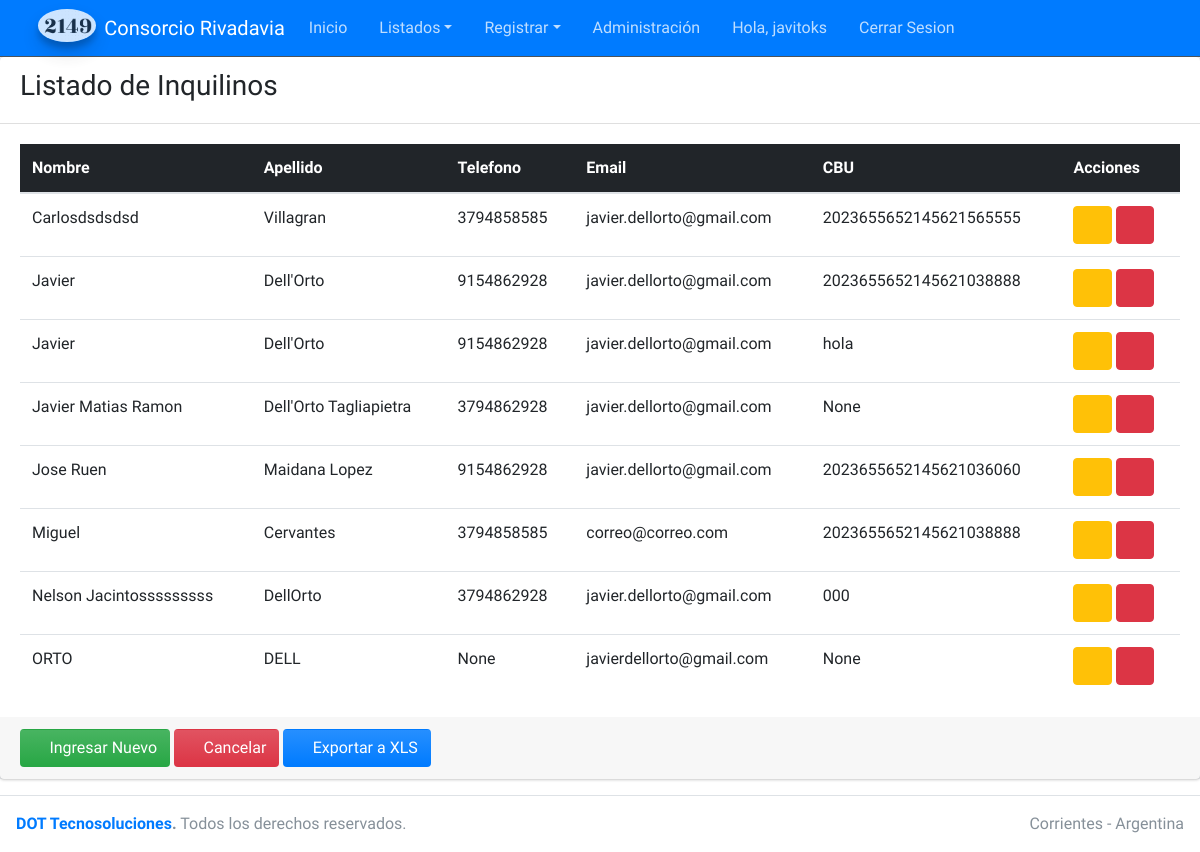
Screenshot of /consorcio/listar_inquilinos/ (signed in) with the database file from the repository.
### casa/models.py (models this page shows, shortened)
class Inquilino(models.Model):
    nombre = models.CharField(max_length=30)
    apellido = models.CharField(max_length=30, blank=True)
    telefono = models.CharField(max_length=10, blank=True, null=True)
    email = models.EmailField(blank=True, null=True)
    CBU = models.CharField(max_length=22, blank=True, null=True)
    creado = models.DateTimeField(auto_now_add=True)
    modificado = models.DateTimeField(auto_now=True)
    vigencia = models.BooleanField(default=True)
    class Meta:
        ordering = ['nombre']
        verbose_name = ("Inquilino")
        verbose_name_plural = ("Inquilinos")

### casa/views.py (the view)
# urls.py: path('listar_inquilinos/', ListarInquilinos.as_view(), name='inquilinos'),
class ListarInquilinos(ListView):
    model = Inquilino
    template_name = "inquilinos.html"

### casa/templates/inquilinos.html
{% extends "list.html" %}
{% block titulo %}
<div><h3>Listado de Inquilinos</h3></div>
{% endblock titulo %}
{% block columns %}
<tr>
  <th scope="col">Nombre</th>
  <th scope="col">Apellido</th>
  <th scope="col">Telefono</th>
  <th scope="col">Email</th>
  <th scope="col">CBU</th>
  <th scope="col">Acciones</th>
</tr>
{% endblock columns %}
{% block rows %}
{% if object_list %}
{% for inquilino in object_list %}
<tr>
  <td>{{inquilino.nombre }}</td>
  <td>{{inquilino.apellido}}</td>
  <td>{{inquilino.telefono}}</td>
  <td>{{inquilino.email}}</td>
  <td>{{inquilino.CBU}}</td>
  <td>
    <a href="{% url 'editarinquilino' inquilino.id %}" class="btn btn-warning">
      <i class="fas fa-edit"></i>
    </a>
    <a href={% url 'eliminarinquilino' inquilino.id %} class="btn btn-danger">
      <i class="fas fa-trash"></i>
    </a>
  </td>
</tr>
{% endfor %}
{% else %}  <h2>No hay registros de Inquilinos</h2>
{% endif %}
{% endblock rows %}
{% block botones %}
<div class="card-footer">
  <a href='{% url 'registrarinquilinos' %}' class="btn bg-gradient-success"><i class="fas fa-plus"></i> Ingresar Nuevo</a>
  <a href='{% url 'home' %}' class="btn bg-gradient-danger"><i class="fas fa-ban"></i> Cancelar</a>
  <a href='{% url 'reportepropietarios' %}' class="btn bg-gradient-primary"><i class="fas fa-file"></i> Exportar a XLS</a>
</div>
{% endblock botones %}

### home/templates/header.html (shortened to what this page needs)
{% load static %}
<nav class="main-header navbar navbar-expand-md navbar-primary navbar-dark">
    <div class="container">
      <a href="{% url 'home' %}" class="navbar-brand">
        <img src="{% static 'img/2149-a.png' %}" alt="logo consorcio" class="brand-image img-circle elevation-3" style="opacity: .8">
        <span class="brand-text font-weight-light">Consorcio Rivadavia</span>
      </a>
      <div class="collapse navbar-collapse order-3" id="navbarCollapse">
        <ul class="navbar-nav">
          <li class="nav-item">
            <a href="{% url 'home' %}" class="nav-link">Inicio</a>
          </li>
          <li class="nav-item dropdown">
            <a id="dropdownSubMenu1" href="#" data-toggle="dropdown" aria-haspopup="true" aria-expanded="false" class="nav-link dropdown-toggle">Listados</a>
          </li>
          <li class="nav-item dropdown">
            <a id="dropdownSubMenu1" href="#" data-toggle="dropdown" aria-haspopup="true" aria-expanded="false" class="nav-link dropdown-toggle">Registrar</a>
              <li class="nav-item">
                <a href="{% url 'admin:index' %}" class="nav-link">Administración</a>
              </li>
              <li class="nav-item">
                {% if user.is_authenticated %}
                  <a href="#" class="nav-link">Hola, {{user.username}}</a>
                {% else %}
                  <a href="{% url 'logueo' %}" class="nav-link">Iniciar Sesion</a>
                {% endif %}
              </li>
              <li class="nav-item">
                <a href="{% url 'cerrarsesion' %}" class="nav-link">Cerrar Sesion</a>
              </li>
            </ul>
      </div>
</nav>

### rows the page displays
Inquilino: nombre "Carlosdsdsdsd", apellido "Villagran", telefono "3794858585", email "javier.dellorto@gmail.com", CBU "2023655652145621565555"
Inquilino: nombre "Javier", apellido "Dell'Orto", telefono "9154862928", email "javier.dellorto@gmail.com", CBU "2023655652145621038888"
Inquilino: nombre "Javier", apellido "Dell'Orto", telefono "9154862928", email "javier.dellorto@gmail.com", CBU "hola"
Inquilino: nombre "Javier Matias Ramon", apellido "Dell'Orto Tagliapietra", telefono "3794862928", email "javier.dellorto@gmail.com", CBU "None"
Inquilino: nombre "Jose Ruen", apellido "Maidana Lopez", telefono "9154862928", email "javier.dellorto@gmail.com", CBU "2023655652145621036060"
Inquilino: nombre "Miguel", apellido "Cervantes", telefono "3794858585", email "correo@correo.com", CBU "2023655652145621038888"
Inquilino: nombre "Nelson Jacintosssssssss", apellido "DellOrto", telefono "3794862928", email "javier.dellorto@gmail.com", CBU "000"
Inquilino: nombre "ORTO", apellido "DELL", telefono "None", email "javierdellorto@gmail.com", CBU "None"

### other values shown
{{ user.username }} "javitoks"
